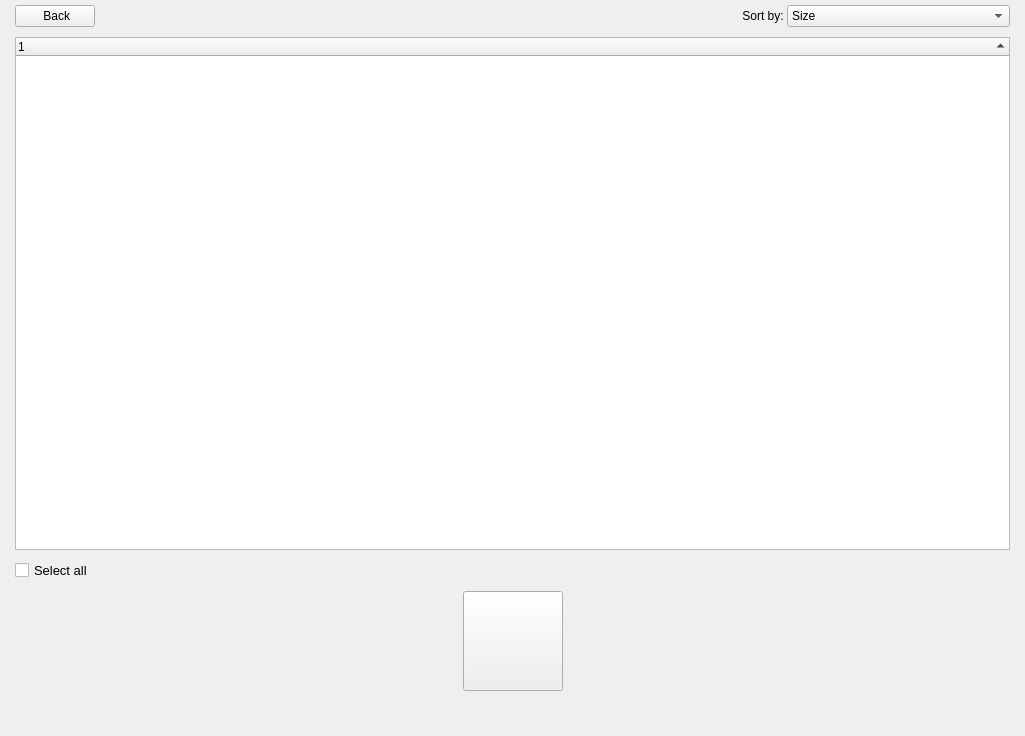
<?xml version="1.0" encoding="UTF-8"?>
<ui version="4.0">
 <class>SystemCleanerPage</class>
 <widget class="QWidget" name="SystemCleanerPage">
  <property name="geometry">
   <rect>
    <x>0</x>
    <y>0</y>
    <width>1025</width>
    <height>736</height>
   </rect>
  </property>
  <property name="windowTitle">
   <string>System Cleaner</string>
  </property>
  <layout class="QVBoxLayout" name="verticalLayout">
   <property name="spacing">
    <number>0</number>
   </property>
   <property name="leftMargin">
    <number>15</number>
   </property>
   <property name="topMargin">
    <number>0</number>
   </property>
   <property name="rightMargin">
    <number>15</number>
   </property>
   <property name="bottomMargin">
    <number>15</number>
   </property>
   <item>
    <widget class="QStackedWidget" name="stackedWidget">
     <property name="accessibleName">
      <string notr="true"/>
     </property>
     <property name="styleSheet">
      <string notr="true"/>
     </property>
     <property name="currentIndex">
      <number>1</number>
     </property>
     <widget class="QWidget" name="cleanerCategories">
      <layout class="QGridLayout" name="gridLayout_3">
       <property name="leftMargin">
        <number>0</number>
       </property>
       <property name="topMargin">
        <number>0</number>
       </property>
       <property name="rightMargin">
        <number>0</number>
       </property>
       <property name="bottomMargin">
        <number>0</number>
       </property>
       <property name="horizontalSpacing">
        <number>40</number>
       </property>
       <property name="verticalSpacing">
        <number>20</number>
       </property>
       <item row="3" column="3" alignment="Qt::AlignHCenter">
        <widget class="QLabel" name="lblCrashReports">
         <property name="text">
          <string>Crash Reports</string>
         </property>
         <property name="alignment">
          <set>Qt::AlignCenter</set>
         </property>
         <property name="wordWrap">
          <bool>true</bool>
         </property>
        </widget>
       </item>
       <item row="2" column="3" alignment="Qt::AlignHCenter|Qt::AlignTop">
        <widget class="QLabel" name="lblCrashReportsImg">
         <property name="minimumSize">
          <size>
           <width>90</width>
           <height>90</height>
          </size>
         </property>
         <property name="maximumSize">
          <size>
           <width>90</width>
           <height>90</height>
          </size>
         </property>
         <property name="text">
          <string/>
         </property>
         <property name="pixmap">
          <pixmap resource="../../static.qrc">:/static/themes/default/img/c_crash.png</pixmap>
         </property>
         <property name="scaledContents">
          <bool>false</bool>
         </property>
         <property name="alignment">
          <set>Qt::AlignCenter</set>
         </property>
        </widget>
       </item>
       <item row="4" column="5" alignment="Qt::AlignHCenter|Qt::AlignTop">
        <widget class="QCheckBox" name="checkAppCache">
         <property name="sizePolicy">
          <sizepolicy hsizetype="Expanding" vsizetype="Expanding">
           <horstretch>0</horstretch>
           <verstretch>0</verstretch>
          </sizepolicy>
         </property>
         <property name="cursor">
          <cursorShape>PointingHandCursor</cursorShape>
         </property>
         <property name="focusPolicy">
          <enum>Qt::NoFocus</enum>
         </property>
         <property name="accessibleName">
          <string notr="true">circle</string>
         </property>
         <property name="text">
          <string/>
         </property>
        </widget>
       </item>
       <item row="11" column="2" colspan="5">
        <spacer name="verticalSpacer_4">
         <property name="orientation">
          <enum>Qt::Vertical</enum>
         </property>
         <property name="sizeHint" stdset="0">
          <size>
           <width>20</width>
           <height>0</height>
          </size>
         </property>
        </spacer>
       </item>
       <item row="2" column="1">
        <spacer name="horizontalSpacer_2">
         <property name="orientation">
          <enum>Qt::Horizontal</enum>
         </property>
         <property name="sizeHint" stdset="0">
          <size>
           <width>40</width>
           <height>20</height>
          </size>
         </property>
        </spacer>
       </item>
       <item row="2" column="5" alignment="Qt::AlignHCenter">
        <widget class="QLabel" name="lblAppCacheImg">
         <property name="minimumSize">
          <size>
           <width>90</width>
           <height>90</height>
          </size>
         </property>
         <property name="maximumSize">
          <size>
           <width>90</width>
           <height>90</height>
          </size>
         </property>
         <property name="text">
          <string/>
         </property>
         <property name="pixmap">
          <pixmap resource="../../static.qrc">:/static/themes/default/img/c_cache.png</pixmap>
         </property>
         <property name="alignment">
          <set>Qt::AlignCenter</set>
         </property>
        </widget>
       </item>
       <item row="3" column="4" alignment="Qt::AlignHCenter">
        <widget class="QLabel" name="lblAppLog">
         <property name="text">
          <string>Application Logs</string>
         </property>
         <property name="alignment">
          <set>Qt::AlignCenter</set>
         </property>
         <property name="wordWrap">
          <bool>true</bool>
         </property>
        </widget>
       </item>
       <item row="2" column="6" alignment="Qt::AlignHCenter">
        <widget class="QLabel" name="lblTrashImg">
         <property name="minimumSize">
          <size>
           <width>90</width>
           <height>90</height>
          </size>
         </property>
         <property name="maximumSize">
          <size>
           <width>90</width>
           <height>90</height>
          </size>
         </property>
         <property name="text">
          <string/>
         </property>
         <property name="pixmap">
          <pixmap resource="../../static.qrc">:/static/themes/default/img/c_trash.png</pixmap>
         </property>
         <property name="alignment">
          <set>Qt::AlignCenter</set>
         </property>
        </widget>
       </item>
       <item row="3" column="5" alignment="Qt::AlignHCenter">
        <widget class="QLabel" name="lblAppCache">
         <property name="text">
          <string>Application Caches</string>
         </property>
         <property name="alignment">
          <set>Qt::AlignCenter</set>
         </property>
         <property name="wordWrap">
          <bool>true</bool>
         </property>
        </widget>
       </item>
       <item row="2" column="2" alignment="Qt::AlignHCenter">
        <widget class="QLabel" name="lblPackageCacheImg">
         <property name="minimumSize">
          <size>
           <width>90</width>
           <height>90</height>
          </size>
         </property>
         <property name="maximumSize">
          <size>
           <width>90</width>
           <height>90</height>
          </size>
         </property>
         <property name="textFormat">
          <enum>Qt::AutoText</enum>
         </property>
         <property name="pixmap">
          <pixmap resource="../../static.qrc">:/static/themes/default/img/c_package.png</pixmap>
         </property>
         <property name="scaledContents">
          <bool>false</bool>
         </property>
         <property name="alignment">
          <set>Qt::AlignCenter</set>
         </property>
        </widget>
       </item>
       <item row="4" column="6" alignment="Qt::AlignHCenter|Qt::AlignTop">
        <widget class="QCheckBox" name="checkTrash">
         <property name="sizePolicy">
          <sizepolicy hsizetype="Expanding" vsizetype="Expanding">
           <horstretch>0</horstretch>
           <verstretch>0</verstretch>
          </sizepolicy>
         </property>
         <property name="cursor">
          <cursorShape>PointingHandCursor</cursorShape>
         </property>
         <property name="focusPolicy">
          <enum>Qt::NoFocus</enum>
         </property>
         <property name="accessibleName">
          <string notr="true">circle</string>
         </property>
         <property name="text">
          <string/>
         </property>
        </widget>
       </item>
       <item row="4" column="3" alignment="Qt::AlignHCenter|Qt::AlignTop">
        <widget class="QCheckBox" name="checkCrashReports">
         <property name="sizePolicy">
          <sizepolicy hsizetype="Expanding" vsizetype="Expanding">
           <horstretch>0</horstretch>
           <verstretch>0</verstretch>
          </sizepolicy>
         </property>
         <property name="cursor">
          <cursorShape>PointingHandCursor</cursorShape>
         </property>
         <property name="focusPolicy">
          <enum>Qt::NoFocus</enum>
         </property>
         <property name="accessibleName">
          <string notr="true">circle</string>
         </property>
         <property name="text">
          <string/>
         </property>
        </widget>
       </item>
       <item row="7" column="4" alignment="Qt::AlignHCenter">
        <widget class="QPushButton" name="btnScan">
         <property name="minimumSize">
          <size>
           <width>100</width>
           <height>100</height>
          </size>
         </property>
         <property name="cursor">
          <cursorShape>PointingHandCursor</cursorShape>
         </property>
         <property name="focusPolicy">
          <enum>Qt::NoFocus</enum>
         </property>
         <property name="text">
          <string/>
         </property>
         <property name="iconSize">
          <size>
           <width>100</width>
           <height>100</height>
          </size>
         </property>
        </widget>
       </item>
       <item row="6" column="4">
        <spacer name="verticalSpacer_5">
         <property name="orientation">
          <enum>Qt::Vertical</enum>
         </property>
         <property name="sizeType">
          <enum>QSizePolicy::Fixed</enum>
         </property>
         <property name="sizeHint" stdset="0">
          <size>
           <width>20</width>
           <height>30</height>
          </size>
         </property>
        </spacer>
       </item>
       <item row="4" column="2" alignment="Qt::AlignHCenter|Qt::AlignTop">
        <widget class="QCheckBox" name="checkPackageCache">
         <property name="sizePolicy">
          <sizepolicy hsizetype="Expanding" vsizetype="Expanding">
           <horstretch>0</horstretch>
           <verstretch>0</verstretch>
          </sizepolicy>
         </property>
         <property name="cursor">
          <cursorShape>PointingHandCursor</cursorShape>
         </property>
         <property name="focusPolicy">
          <enum>Qt::NoFocus</enum>
         </property>
         <property name="accessibleName">
          <string notr="true">circle</string>
         </property>
         <property name="text">
          <string/>
         </property>
        </widget>
       </item>
       <item row="3" column="6" alignment="Qt::AlignHCenter">
        <widget class="QLabel" name="lblTrash">
         <property name="text">
          <string>Trash</string>
         </property>
         <property name="alignment">
          <set>Qt::AlignCenter</set>
         </property>
         <property name="wordWrap">
          <bool>true</bool>
         </property>
        </widget>
       </item>
       <item row="2" column="4" alignment="Qt::AlignHCenter|Qt::AlignTop">
        <widget class="QLabel" name="lblLogImage">
         <property name="minimumSize">
          <size>
           <width>90</width>
           <height>90</height>
          </size>
         </property>
         <property name="maximumSize">
          <size>
           <width>90</width>
           <height>90</height>
          </size>
         </property>
         <property name="text">
          <string/>
         </property>
         <property name="pixmap">
          <pixmap resource="../../static.qrc">:/static/themes/default/img/c_logs.png</pixmap>
         </property>
         <property name="alignment">
          <set>Qt::AlignCenter</set>
         </property>
        </widget>
       </item>
       <item row="3" column="2" alignment="Qt::AlignHCenter">
        <widget class="QLabel" name="lblPackageCache">
         <property name="text">
          <string>Package Caches</string>
         </property>
         <property name="alignment">
          <set>Qt::AlignCenter</set>
         </property>
         <property name="wordWrap">
          <bool>true</bool>
         </property>
        </widget>
       </item>
       <item row="4" column="4" alignment="Qt::AlignHCenter|Qt::AlignTop">
        <widget class="QCheckBox" name="checkAppLog">
         <property name="sizePolicy">
          <sizepolicy hsizetype="Expanding" vsizetype="Expanding">
           <horstretch>0</horstretch>
           <verstretch>0</verstretch>
          </sizepolicy>
         </property>
         <property name="cursor">
          <cursorShape>PointingHandCursor</cursorShape>
         </property>
         <property name="focusPolicy">
          <enum>Qt::NoFocus</enum>
         </property>
         <property name="accessibleName">
          <string notr="true">circle</string>
         </property>
         <property name="text">
          <string/>
         </property>
        </widget>
       </item>
       <item row="2" column="8">
        <spacer name="horizontalSpacer_3">
         <property name="orientation">
          <enum>Qt::Horizontal</enum>
         </property>
         <property name="sizeHint" stdset="0">
          <size>
           <width>40</width>
           <height>20</height>
          </size>
         </property>
        </spacer>
       </item>
       <item row="0" column="4">
        <spacer name="verticalSpacer">
         <property name="orientation">
          <enum>Qt::Vertical</enum>
         </property>
         <property name="sizeHint" stdset="0">
          <size>
           <width>20</width>
           <height>100</height>
          </size>
         </property>
        </spacer>
       </item>
       <item row="9" column="4" alignment="Qt::AlignHCenter">
        <widget class="QLabel" name="lblLoadingScanner">
         <property name="minimumSize">
          <size>
           <width>100</width>
           <height>100</height>
          </size>
         </property>
         <property name="text">
          <string/>
         </property>
        </widget>
       </item>
       <item row="10" column="4" alignment="Qt::AlignHCenter|Qt::AlignTop">
        <widget class="QCheckBox" name="checkSelectAllSystemScan">
         <property name="sizePolicy">
          <sizepolicy hsizetype="Expanding" vsizetype="Expanding">
           <horstretch>0</horstretch>
           <verstretch>0</verstretch>
          </sizepolicy>
         </property>
         <property name="cursor">
          <cursorShape>PointingHandCursor</cursorShape>
         </property>
         <property name="focusPolicy">
          <enum>Qt::NoFocus</enum>
         </property>
         <property name="accessibleName">
          <string notr="true">circle</string>
         </property>
         <property name="text">
          <string>Select all</string>
         </property>
         <property name="iconSize">
          <size>
           <width>30</width>
           <height>30</height>
          </size>
         </property>
        </widget>
       </item>
      </layout>
     </widget>
     <widget class="QWidget" name="cleanerPage">
      <layout class="QVBoxLayout" name="verticalLayout_2">
       <property name="spacing">
        <number>0</number>
       </property>
       <property name="leftMargin">
        <number>0</number>
       </property>
       <property name="topMargin">
        <number>5</number>
       </property>
       <property name="rightMargin">
        <number>0</number>
       </property>
       <property name="bottomMargin">
        <number>0</number>
       </property>
       <item>
        <widget class="QWidget" name="widgetCleaner" native="true">
         <layout class="QGridLayout" name="gridLayout">
          <property name="leftMargin">
           <number>0</number>
          </property>
          <property name="topMargin">
           <number>0</number>
          </property>
          <property name="rightMargin">
           <number>0</number>
          </property>
          <property name="bottomMargin">
           <number>0</number>
          </property>
          <property name="horizontalSpacing">
           <number>0</number>
          </property>
          <property name="verticalSpacing">
           <number>10</number>
          </property>
          <item row="0" column="1" alignment="Qt::AlignHCenter">
           <widget class="QLabel" name="lblRemovedTotalSize">
            <property name="minimumSize">
             <size>
              <width>20</width>
              <height>0</height>
             </size>
            </property>
            <property name="styleSheet">
             <string notr="true"/>
            </property>
            <property name="text">
             <string/>
            </property>
           </widget>
          </item>
          <item row="6" column="1">
           <widget class="QLabel" name="lblLoadingCleaner">
            <property name="minimumSize">
             <size>
              <width>100</width>
              <height>20</height>
             </size>
            </property>
            <property name="maximumSize">
             <size>
              <width>16777215</width>
              <height>20</height>
             </size>
            </property>
            <property name="accessibleName">
             <string notr="true">circle</string>
            </property>
            <property name="text">
             <string/>
            </property>
           </widget>
          </item>
          <item row="5" column="1">
           <widget class="QPushButton" name="btnClean">
            <property name="sizePolicy">
             <sizepolicy hsizetype="Fixed" vsizetype="Fixed">
              <horstretch>0</horstretch>
              <verstretch>0</verstretch>
             </sizepolicy>
            </property>
            <property name="minimumSize">
             <size>
              <width>100</width>
              <height>100</height>
             </size>
            </property>
            <property name="maximumSize">
             <size>
              <width>100</width>
              <height>100</height>
             </size>
            </property>
            <property name="cursor">
             <cursorShape>PointingHandCursor</cursorShape>
            </property>
            <property name="focusPolicy">
             <enum>Qt::NoFocus</enum>
            </property>
            <property name="styleSheet">
             <string notr="true"/>
            </property>
            <property name="text">
             <string/>
            </property>
           </widget>
          </item>
          <item row="4" column="0">
           <widget class="QCheckBox" name="checkSelectAll">
            <property name="maximumSize">
             <size>
              <width>16777215</width>
              <height>16777215</height>
             </size>
            </property>
            <property name="font">
             <font>
              <pointsize>10</pointsize>
             </font>
            </property>
            <property name="cursor">
             <cursorShape>PointingHandCursor</cursorShape>
            </property>
            <property name="focusPolicy">
             <enum>Qt::NoFocus</enum>
            </property>
            <property name="accessibleName">
             <string notr="true">circle</string>
            </property>
            <property name="text">
             <string>Select all</string>
            </property>
           </widget>
          </item>
          <item row="0" column="0" alignment="Qt::AlignLeft">
           <widget class="QPushButton" name="btnBackToCategories">
            <property name="cursor">
             <cursorShape>PointingHandCursor</cursorShape>
            </property>
            <property name="focusPolicy">
             <enum>Qt::NoFocus</enum>
            </property>
            <property name="text">
             <string> Back</string>
            </property>
            <property name="icon">
             <iconset resource="../../static.qrc">
              <normaloff>:/static/themes/default/img/back.png</normaloff>:/static/themes/default/img/back.png</iconset>
            </property>
            <property name="iconSize">
             <size>
              <width>20</width>
              <height>20</height>
             </size>
            </property>
           </widget>
          </item>
          <item row="5" column="0">
           <spacer name="horizontalSpacer_4">
            <property name="orientation">
             <enum>Qt::Horizontal</enum>
            </property>
            <property name="sizeHint" stdset="0">
             <size>
              <width>40</width>
              <height>20</height>
             </size>
            </property>
           </spacer>
          </item>
          <item row="4" column="3">
           <widget class="QLabel" name="lblTotalBytes">
            <property name="sizePolicy">
             <sizepolicy hsizetype="Preferred" vsizetype="Fixed">
              <horstretch>0</horstretch>
              <verstretch>0</verstretch>
             </sizepolicy>
            </property>
            <property name="text">
             <string/>
            </property>
            <property name="alignment">
             <set>Qt::AlignRight|Qt::AlignTrailing|Qt::AlignVCenter</set>
            </property>
           </widget>
          </item>
          <item row="5" column="3">
           <spacer name="horizontalSpacer_5">
            <property name="orientation">
             <enum>Qt::Horizontal</enum>
            </property>
            <property name="sizeHint" stdset="0">
             <size>
              <width>40</width>
              <height>20</height>
             </size>
            </property>
           </spacer>
          </item>
          <item row="1" column="0" rowspan="2" colspan="4">
           <widget class="QTreeWidget" name="treeWidgetScanResult">
            <property name="font">
             <font>
              <stylestrategy>PreferAntialias</stylestrategy>
             </font>
            </property>
            <property name="cursor" stdset="0">
             <cursorShape>ArrowCursor</cursorShape>
            </property>
            <property name="focusPolicy">
             <enum>Qt::NoFocus</enum>
            </property>
            <property name="styleSheet">
             <string notr="true"/>
            </property>
            <property name="editTriggers">
             <set>QAbstractItemView::NoEditTriggers</set>
            </property>
            <property name="selectionMode">
             <enum>QAbstractItemView::NoSelection</enum>
            </property>
            <property name="textElideMode">
             <enum>Qt::ElideMiddle</enum>
            </property>
            <property name="horizontalScrollMode">
             <enum>QAbstractItemView::ScrollPerItem</enum>
            </property>
            <property name="sortingEnabled">
             <bool>true</bool>
            </property>
            <property name="animated">
             <bool>true</bool>
            </property>
            <attribute name="headerVisible">
             <bool>true</bool>
            </attribute>
            <attribute name="headerShowSortIndicator" stdset="0">
             <bool>true</bool>
            </attribute>
            <column>
             <property name="text">
              <string notr="true">1</string>
             </property>
            </column>
           </widget>
          </item>
          <item row="0" column="3">
           <layout class="QHBoxLayout" name="horizontalLayout">
            <item>
             <widget class="QLabel" name="lblSortBy">
              <property name="text">
               <string>Sort by: </string>
              </property>
              <property name="alignment">
               <set>Qt::AlignRight|Qt::AlignTrailing|Qt::AlignVCenter</set>
              </property>
             </widget>
            </item>
            <item>
             <widget class="QComboBox" name="cbSortBy">
              <property name="currentIndex">
               <number>3</number>
              </property>
              <item>
               <property name="text">
                <string>Name</string>
               </property>
               <property name="icon">
                <iconset resource="../../static.qrc">
                 <normaloff>:/static/themes/default/img/asc.png</normaloff>:/static/themes/default/img/asc.png</iconset>
               </property>
              </item>
              <item>
               <property name="text">
                <string>Name</string>
               </property>
               <property name="icon">
                <iconset resource="../../static.qrc">
                 <normaloff>:/static/themes/default/img/dsc.png</normaloff>:/static/themes/default/img/dsc.png</iconset>
               </property>
              </item>
              <item>
               <property name="text">
                <string>Size</string>
               </property>
               <property name="icon">
                <iconset resource="../../static.qrc">
                 <normaloff>:/static/themes/default/img/asc.png</normaloff>:/static/themes/default/img/asc.png</iconset>
               </property>
              </item>
              <item>
               <property name="text">
                <string>Size</string>
               </property>
               <property name="icon">
                <iconset resource="../../static.qrc">
                 <normaloff>:/static/themes/default/img/dsc.png</normaloff>:/static/themes/default/img/dsc.png</iconset>
               </property>
              </item>
             </widget>
            </item>
           </layout>
          </item>
         </layout>
        </widget>
       </item>
      </layout>
     </widget>
    </widget>
   </item>
  </layout>
 </widget>
 <resources>
  <include location="../../static.qrc"/>
 </resources>
 <connections/>
</ui>
